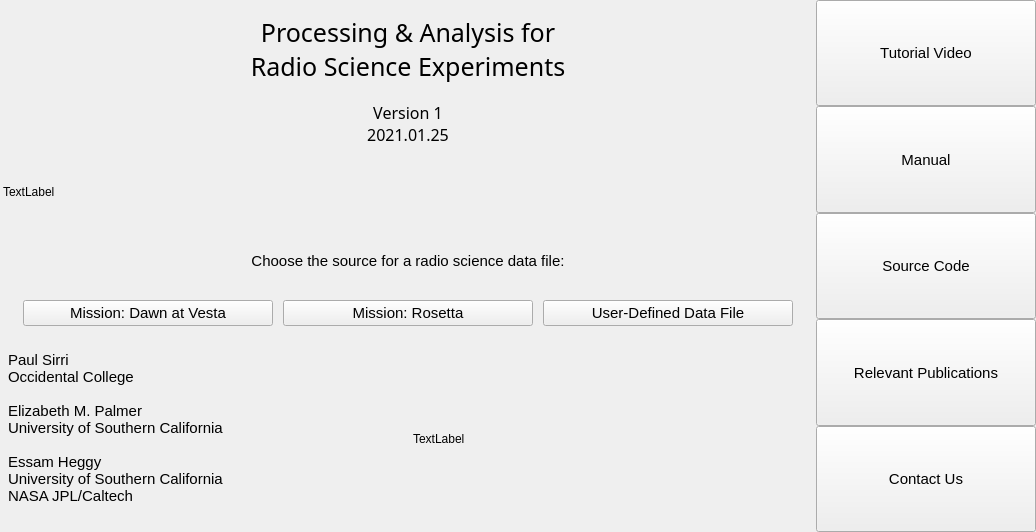
<?xml version="1.0" encoding="UTF-8"?>
<ui version="4.0">
 <class>MainWindow</class>
 <widget class="QMainWindow" name="MainWindow">
  <property name="geometry">
   <rect>
    <x>0</x>
    <y>0</y>
    <width>1034</width>
    <height>532</height>
   </rect>
  </property>
  <property name="font">
   <font>
    <family>Arial</family>
    <pointsize>9</pointsize>
   </font>
  </property>
  <property name="windowTitle">
   <string>MainWindow</string>
  </property>
  <widget class="QWidget" name="centralwidget">
   <layout class="QGridLayout" name="gridLayout">
    <property name="leftMargin">
     <number>0</number>
    </property>
    <property name="topMargin">
     <number>0</number>
    </property>
    <property name="rightMargin">
     <number>0</number>
    </property>
    <property name="bottomMargin">
     <number>0</number>
    </property>
    <item row="0" column="0">
     <layout class="QHBoxLayout" name="horizontalLayout" stretch="2,1">
      <property name="spacing">
       <number>0</number>
      </property>
      <item>
       <layout class="QVBoxLayout" name="vlayout_primary">
        <property name="spacing">
         <number>10</number>
        </property>
        <property name="leftMargin">
         <number>3</number>
        </property>
        <property name="topMargin">
         <number>15</number>
        </property>
        <property name="rightMargin">
         <number>3</number>
        </property>
        <property name="bottomMargin">
         <number>0</number>
        </property>
        <item>
         <widget class="QLabel" name="lbl_title">
          <property name="font">
           <font>
            <family>Bahnschrift SemiLight</family>
            <pointsize>19</pointsize>
           </font>
          </property>
          <property name="text">
           <string>Processing &amp; Analysis for
Radio Science Experiments</string>
          </property>
          <property name="alignment">
           <set>Qt::AlignCenter</set>
          </property>
         </widget>
        </item>
        <item>
         <widget class="QLabel" name="lbl_version">
          <property name="sizePolicy">
           <sizepolicy hsizetype="Preferred" vsizetype="Preferred">
            <horstretch>0</horstretch>
            <verstretch>0</verstretch>
           </sizepolicy>
          </property>
          <property name="font">
           <font>
            <family>Bahnschrift Light</family>
            <pointsize>12</pointsize>
            <weight>50</weight>
            <italic>false</italic>
            <bold>false</bold>
            <underline>false</underline>
            <strikeout>false</strikeout>
            <kerning>true</kerning>
           </font>
          </property>
          <property name="frameShape">
           <enum>QFrame::NoFrame</enum>
          </property>
          <property name="text">
           <string>Version 1
2021.01.25</string>
          </property>
          <property name="alignment">
           <set>Qt::AlignCenter</set>
          </property>
         </widget>
        </item>
        <item>
         <widget class="QLabel" name="label_parselogo">
          <property name="text">
           <string>TextLabel</string>
          </property>
         </widget>
        </item>
        <item>
         <widget class="QLabel" name="lbl_open_desc">
          <property name="font">
           <font>
            <family>Arial</family>
            <pointsize>11</pointsize>
           </font>
          </property>
          <property name="text">
           <string>Choose the source for a radio science data file:</string>
          </property>
          <property name="alignment">
           <set>Qt::AlignCenter</set>
          </property>
         </widget>
        </item>
        <item>
         <layout class="QHBoxLayout" name="horizontalLayout_3">
          <property name="leftMargin">
           <number>20</number>
          </property>
          <property name="rightMargin">
           <number>20</number>
          </property>
          <item>
           <widget class="QPushButton" name="btn_dawnvesta">
            <property name="enabled">
             <bool>true</bool>
            </property>
            <property name="minimumSize">
             <size>
              <width>250</width>
              <height>0</height>
             </size>
            </property>
            <property name="font">
             <font>
              <family>Arial</family>
              <pointsize>11</pointsize>
             </font>
            </property>
            <property name="text">
             <string>Mission: Dawn at Vesta</string>
            </property>
           </widget>
          </item>
          <item>
           <widget class="QPushButton" name="btn_rosetta">
            <property name="minimumSize">
             <size>
              <width>250</width>
              <height>0</height>
             </size>
            </property>
            <property name="font">
             <font>
              <pointsize>11</pointsize>
             </font>
            </property>
            <property name="text">
             <string>Mission: Rosetta</string>
            </property>
           </widget>
          </item>
          <item>
           <widget class="QPushButton" name="btn_userfile">
            <property name="minimumSize">
             <size>
              <width>250</width>
              <height>0</height>
             </size>
            </property>
            <property name="font">
             <font>
              <pointsize>11</pointsize>
             </font>
            </property>
            <property name="text">
             <string>User-Defined Data File</string>
            </property>
           </widget>
          </item>
         </layout>
        </item>
        <item>
         <layout class="QHBoxLayout" name="horizontalLayout_2">
          <property name="topMargin">
           <number>15</number>
          </property>
          <property name="bottomMargin">
           <number>5</number>
          </property>
          <item>
           <widget class="QLabel" name="lbl_authors">
            <property name="font">
             <font>
              <family>Arial</family>
              <pointsize>11</pointsize>
             </font>
            </property>
            <property name="text">
             <string>Paul Sirri
Occidental College

Elizabeth M. Palmer
University of Southern California

Essam Heggy
University of Southern California
NASA JPL/Caltech
</string>
            </property>
            <property name="alignment">
             <set>Qt::AlignBottom|Qt::AlignLeading|Qt::AlignLeft</set>
            </property>
            <property name="indent">
             <number>5</number>
            </property>
           </widget>
          </item>
          <item>
           <widget class="QLabel" name="label_usclogo">
            <property name="text">
             <string>TextLabel</string>
            </property>
           </widget>
          </item>
         </layout>
        </item>
       </layout>
      </item>
      <item>
       <layout class="QVBoxLayout" name="vlayout_options">
        <property name="spacing">
         <number>0</number>
        </property>
        <item>
         <widget class="QPushButton" name="btn_tutorial">
          <property name="enabled">
           <bool>true</bool>
          </property>
          <property name="sizePolicy">
           <sizepolicy hsizetype="Minimum" vsizetype="Minimum">
            <horstretch>0</horstretch>
            <verstretch>0</verstretch>
           </sizepolicy>
          </property>
          <property name="minimumSize">
           <size>
            <width>170</width>
            <height>45</height>
           </size>
          </property>
          <property name="font">
           <font>
            <pointsize>11</pointsize>
           </font>
          </property>
          <property name="text">
           <string>Tutorial Video</string>
          </property>
         </widget>
        </item>
        <item>
         <widget class="QPushButton" name="btn_documentation">
          <property name="enabled">
           <bool>true</bool>
          </property>
          <property name="sizePolicy">
           <sizepolicy hsizetype="Minimum" vsizetype="Minimum">
            <horstretch>0</horstretch>
            <verstretch>0</verstretch>
           </sizepolicy>
          </property>
          <property name="minimumSize">
           <size>
            <width>170</width>
            <height>45</height>
           </size>
          </property>
          <property name="font">
           <font>
            <pointsize>11</pointsize>
           </font>
          </property>
          <property name="text">
           <string>Manual</string>
          </property>
         </widget>
        </item>
        <item>
         <widget class="QPushButton" name="btn_sourcecode">
          <property name="sizePolicy">
           <sizepolicy hsizetype="Minimum" vsizetype="Minimum">
            <horstretch>0</horstretch>
            <verstretch>0</verstretch>
           </sizepolicy>
          </property>
          <property name="minimumSize">
           <size>
            <width>170</width>
            <height>45</height>
           </size>
          </property>
          <property name="font">
           <font>
            <pointsize>11</pointsize>
           </font>
          </property>
          <property name="text">
           <string>Source Code</string>
          </property>
         </widget>
        </item>
        <item>
         <widget class="QPushButton" name="btn_about">
          <property name="enabled">
           <bool>true</bool>
          </property>
          <property name="sizePolicy">
           <sizepolicy hsizetype="Minimum" vsizetype="Minimum">
            <horstretch>0</horstretch>
            <verstretch>0</verstretch>
           </sizepolicy>
          </property>
          <property name="minimumSize">
           <size>
            <width>220</width>
            <height>45</height>
           </size>
          </property>
          <property name="font">
           <font>
            <pointsize>11</pointsize>
           </font>
          </property>
          <property name="text">
           <string>Relevant Publications</string>
          </property>
         </widget>
        </item>
        <item>
         <widget class="QPushButton" name="btn_contact">
          <property name="enabled">
           <bool>true</bool>
          </property>
          <property name="sizePolicy">
           <sizepolicy hsizetype="Minimum" vsizetype="Minimum">
            <horstretch>0</horstretch>
            <verstretch>0</verstretch>
           </sizepolicy>
          </property>
          <property name="minimumSize">
           <size>
            <width>170</width>
            <height>45</height>
           </size>
          </property>
          <property name="font">
           <font>
            <pointsize>11</pointsize>
           </font>
          </property>
          <property name="text">
           <string>Contact Us</string>
          </property>
         </widget>
        </item>
       </layout>
      </item>
     </layout>
    </item>
   </layout>
  </widget>
 </widget>
 <resources/>
 <connections/>
</ui>
